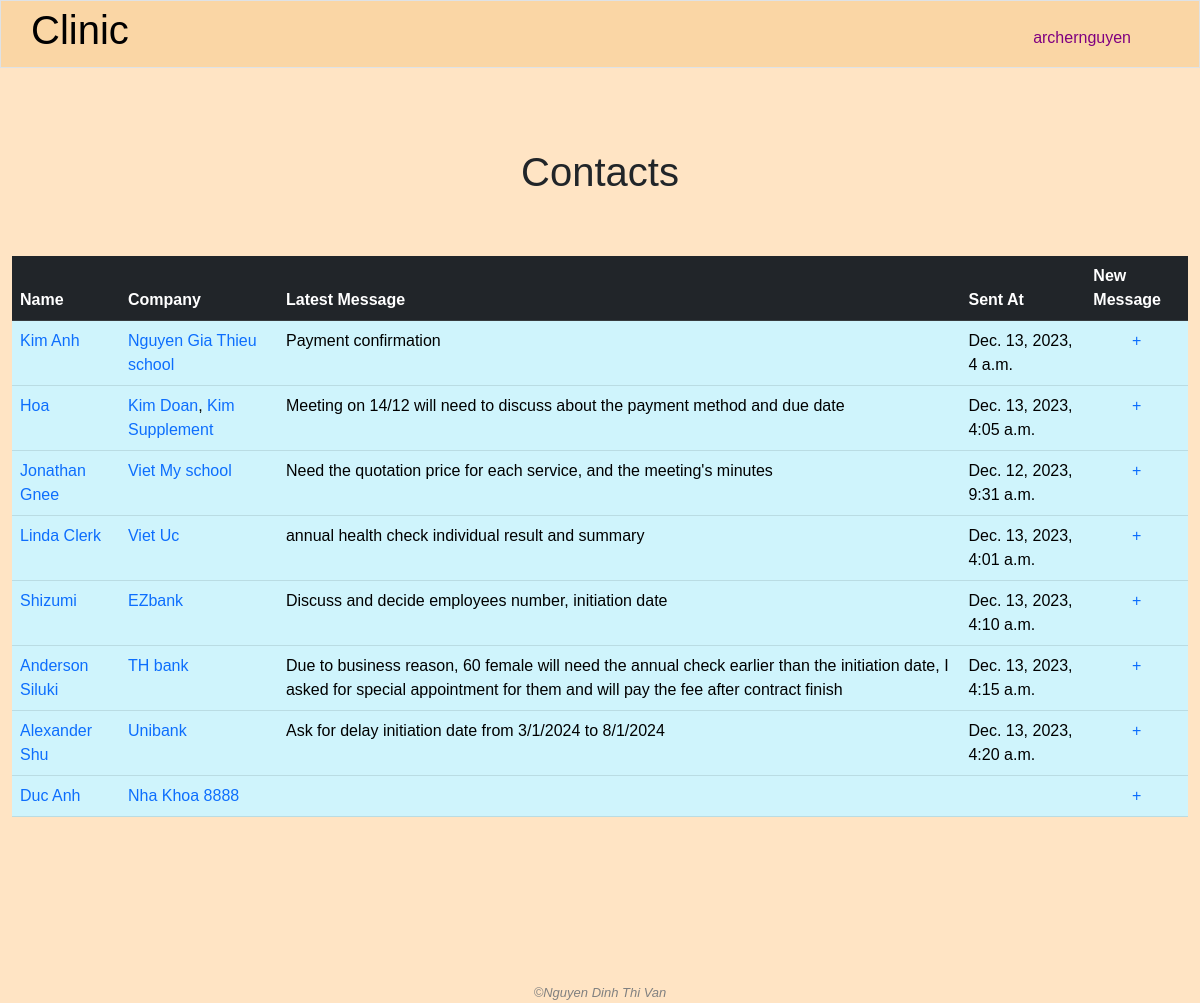
Screenshot of /people (signed in) with the database file from the repository.
### clinic/models.py (models this page shows, shortened)
class User(AbstractUser):
    class Level(models.IntegerChoices):
        GUEST = 0
        LOW = 1
        MIDDLE = 2
        TOP = 3
    management_right_level = models.IntegerField(choices=Level.choices, blank=True, null=True)

class People(models.Model):
    name = models.CharField(max_length=255)
    position = models.TextField(blank=True)
    address = models.TextField(blank=True, null=True)
    email = models.CharField(max_length=255)
    phone = models.CharField(max_length=255)
    note = models.TextField(blank=True)
    created_by = models.ForeignKey(User, on_delete=models.SET_NULL, blank=True, null=True, related_name='add_people')
    modified_by = models.ForeignKey(User, on_delete=models.SET_NULL, blank=True, null=True, related_name='modified_person')

class Company(models.Model):
    name = models.CharField(max_length=255)
    industry = models.CharField(max_length=255)
    address = models.TextField()
    email = models.CharField(max_length=255, blank=True, null=True)
    phone = models.CharField(max_length=255, blank=True, null=True)
    representative = models.ForeignKey('People', on_delete=models.SET_NULL, blank=True, null=True, related_name="companies")
    male_headcount = models.IntegerField()
    female_headcount = models.IntegerField()
    created_by = models.ForeignKey(User, on_delete=models.SET_NULL, blank=True, null=True, related_name="add_companies")
    modified_by = models.ForeignKey(User, on_delete=models.SET_NULL, blank=True, null=True, related_name="modified_companies")

class ContactDiary(models.Model):
    name = models.ForeignKey(People, on_delete=models.CASCADE, related_name='talks')
    content = models.TextField()
    date = models.DateTimeField(auto_now_add=True)

### clinic/views.py (the view)
# urls.py: path('people', views.people, name='people'),
@login_required
def people(request):
    if "read_all_people_info" not in user_right(request.user.management_right_level):
        request.session['nay_message'] = 'You are not allowed to enter this part'
        return HttpResponseRedirect(reverse('index'))
    nay_message = request.session.get('nay_message', '')
    yay_message = request.session.get('yay_message', '')
    request.session['nay_message'] = ''
    request.session['yay_message'] = ''
    people = People.objects.all()
    for person in people:
        person.latest_message = person.talks.order_by("-date").first()
    return render(request, "clinic/people.html", {
        "people": people,
        "nay_message": nay_message,
        "yay_message": yay_message
    })

### clinic/templates/clinic/people.html (shortened to what this page needs)
{% extends "clinic/layout.html" %}
{% load static %}
{% block main %}
    <h1 class="text-center" style="margin-bottom: 1.5em;">Contacts</h1>
    <div class="container-fluid">
        <table class="table table-info">
            <thead class="table table-dark">
                <tr>
                    <th>Name</th>
                    <th>Company</th>
                    <th>Latest Message</th>
                    <th class="hide-for-mobile">Sent At</th>
                    <th>New Message</th>
                </tr>
            </thead>
            <tbody>
                {% for person in people %}
                    <tr>
                        <td>
                            <a class="no-underline" href="{% url 'person_detail' person_id=person.id %}">{{ person.name }}</a>
                        </td>
                        <td>
                            {% for company in person.companies.all %}
                                {% if not forloop.last %}
                                    <a class="no-underline" href="{% url 'company_detail' company_id=company.id %}">{{ company.name }}</a>,
                                {% else %}
                                    <a class="no-underline" href="{% url 'company_detail' company_id=company.id %}">{{ company.name }}</a>
                                {% endif %}
                            {% endfor %}
                        </td>
                        <td>
                            {{ person.latest_message.content }}
                        </td>
                        <td class="hide-for-mobile">
                            {{ person.latest_message.date }}
                        </td>
                        <td style="text-align: center;">
                            <a href="{% url 'add_message_from_all_people_page' person_id=person.id %}" class="no-underline">+</a>
                        </td>
                    </tr>
                {% empty %}
                    No contact yet
                {% endfor %}
            </tbody>
        </table>
    </div>
{% endblock %}

### clinic/templates/clinic/layout.html (shortened to what this page needs)
{% load static %}
<!DOCTYPE html>
<html lang="en">
    <head>
        <link rel="stylesheet" href="https://cdnjs.cloudflare.com/ajax/libs/font-awesome/4.7.0/css/font-awesome.min.css">
        <link rel="stylesheet" href="{% static 'clinic/bootstrap.css' %}">
        <link rel="stylesheet" href="{% static 'clinic/styles.css' %}">
    </head>
    <body>
        {% if user.is_authenticated %}
            <nav class="navbar navbar-expand-lg navbar-custom border" id="pc-nav">
                <a class="navbar-brand" href="{% url 'index' %}"><span><h1>Clinic</h1></span></a>
                <div class="collapse navbar-collapse" id="navbar">
                    <ul class="navbar-nav ms-auto mt-2">
                        <li class="nav-item">
                            <div class="dropdown">
                                <button class="nav-link active" style="color: purple;" type="button" id="dropdownMenuButton2" data-bs-toggle="dropdown" aria-expanded="false">
                                    {{ user.username }}
                                </button>
                            </div>
                        </li>
                    </ul>
                </div>
            </nav>
        {% endif %}
        <main>{% block main %}{% endblock %}</main>
        <footer class="text-center">
            &#169;Nguyen Dinh Thi Van
        </footer>
    </body>
</html>

### clinic/static/clinic/styles.css (style rules this page uses)
body { font-family: sans-serif; }
body { color: auto; background-color: bisque; }
main { min-height: 40vh; }
footer { margin-top: 150px; font-family: sans-serif; font-size: 13px; font-style: italic; color: grey; }
.navbar-custom { padding: 0 60px 0 30px; background: #FAD6A5; margin-bottom: 30px; }
.container-fluid { display: flex; justify-content: center; align-items: center; }
td { padding: .5em; color: orange; }
.no-underline { text-decoration: none; }

### rows the page displays
User: username "archernguyen"
People: name "Kim Anh", latest_message.content "Payment confirmation", latest_message "Dec. 13, 2023, 4 a.m."
Company: name "Nguyen Gia Thieu school"
People: name "Hoa", latest_message.content "Meeting on 14/12 will need to discuss about the payment method and due date", latest_message "Dec. 13, 2023, 4:05 a.m."
Company: name "Kim Doan"
Company: name "Kim Supplement"
People: name "Jonathan Gnee", latest_message.content "Need the quotation price for each service, and the meeting's minutes", latest_message "Dec. 12, 2023, 9:31 a.m."
Company: name "Viet My school"
People: name "Linda Clerk", latest_message.content "annual health check individual result and summary", latest_message "Dec. 13, 2023, 4:01 a.m."
Company: name "Viet Uc"
People: name "Shizumi", latest_message.content "Discuss and decide employees number, initiation date", latest_message "Dec. 13, 2023, 4:10 a.m."
Company: name "EZbank"
People: name "Anderson Siluki", latest_message.content "Due to business reason, 60 female will need the annual check earlier than the initiation date, I asked for special appointment for them and will pay the fee after contract finish", latest_message "Dec. 13, 2023, 4:15 a.m."
Company: name "TH bank"
People: name "Alexander Shu", latest_message.content "Ask for delay initiation date from 3/1/2024 to 8/1/2024", latest_message "Dec. 13, 2023, 4:20 a.m."
Company: name "Unibank"
People: name "Duc Anh"
Company: name "Nha Khoa 8888"
